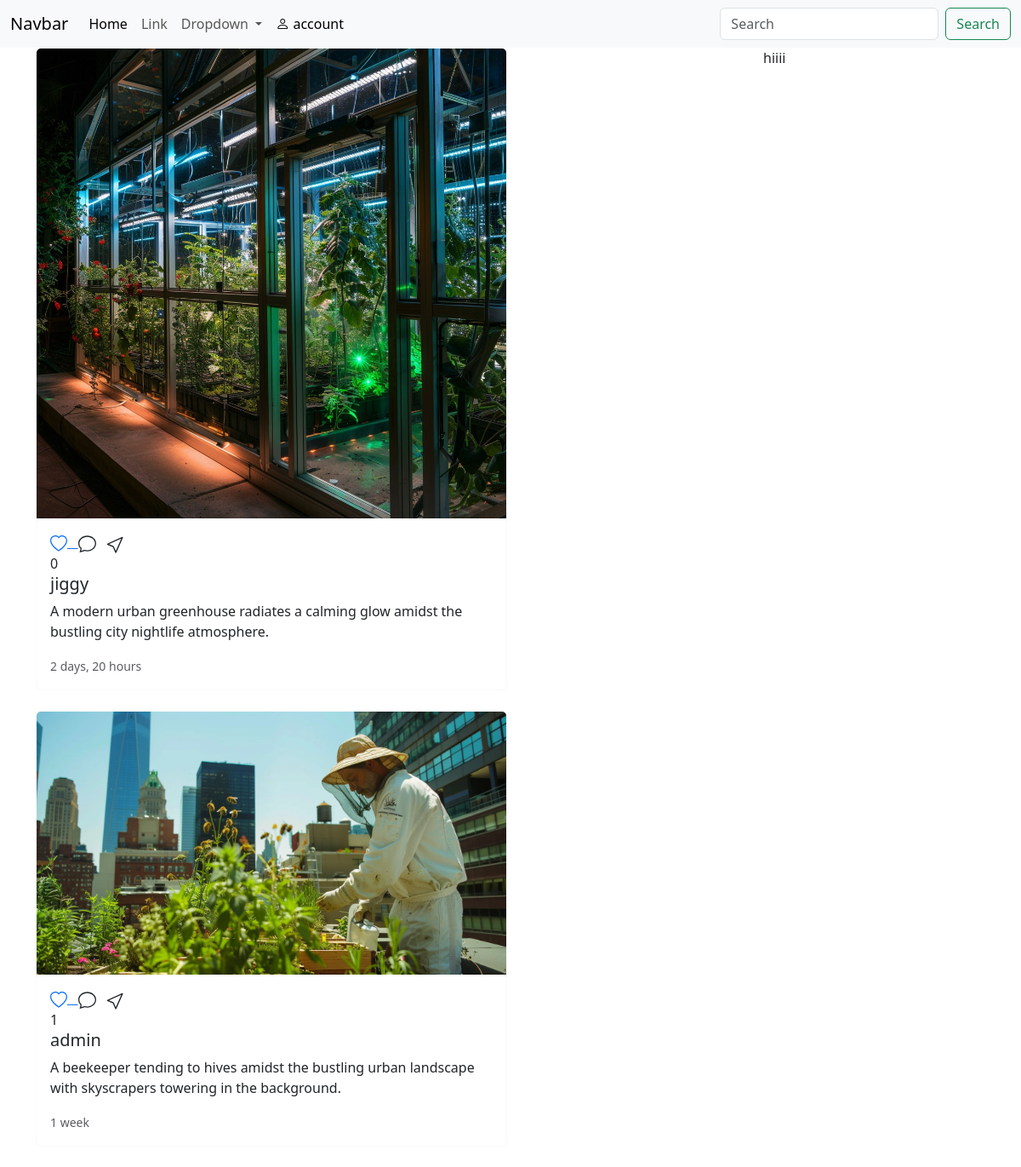
/, run on an earlier commit of the app's database.
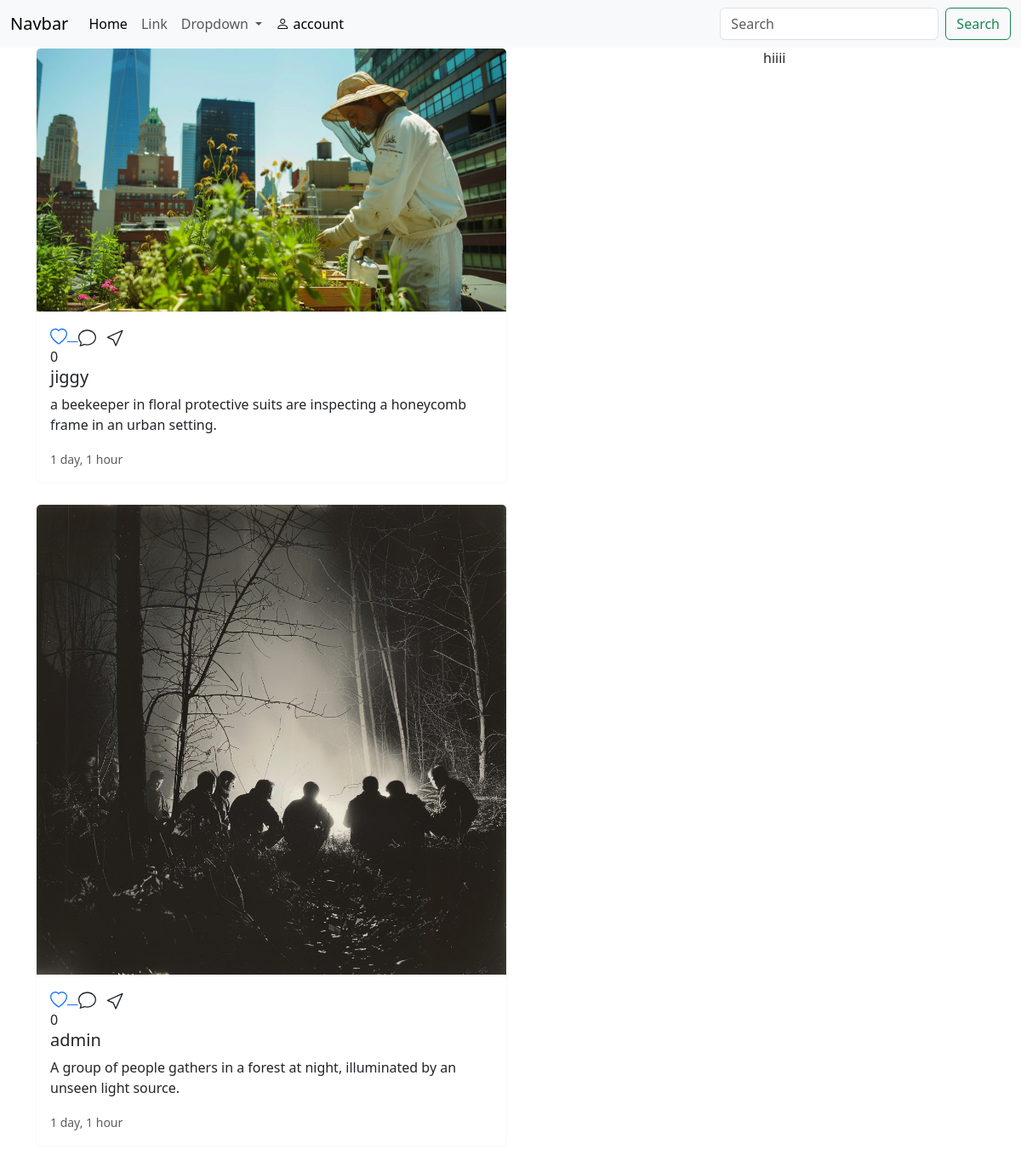
And on a later commit of the database.
### main/models.py (models this page shows, shortened)
class Post(models.Model):
    user = models.ForeignKey(User,on_delete=models.CASCADE)
    image = models.ImageField(upload_to='posts/')
    caption = models.TextField(blank=True)
    create_at = models.DateTimeField(auto_now_add=True)
    likes = models.IntegerField(default=0)

### main/views.py (the view)
# urls.py: 2. Add a URL to urlpatterns:  path('', views.home, name='home')
def home(request):
    posts = Post.objects.all().order_by('-create_at')
    context = {"posts":posts}
    return render(request,'home.html',context)

### templates/home.html (shortened to what this page needs)
{% extends 'partial/main.html' %}
{% load static %}
{% block content %}
<div class="container">
    <div class="row">
        <div class="col-9">
            {% for post in posts%}
            <div class="card col-sm-8 mb-4 card border-light">
                <a href="{% url 'post_detail' post.id %}"><img src="{{post.image.url}}" class="card-img-top" alt="..."></a>
                <div class="card-body">
                    <div class="run">
                        <a href="{% url 'like_detail' post.id %}">
                        </a>
                    </div>
                    {{post.likes}}
                <h5 class="card-title">{{post.user}}</h5>
                <p class="card-text">{{post.caption}}</p>
                <p class="card-text"><small class="text-body-secondary">{{post.create_at|timesince}}</small></p>
                </div>
            </div>
            {% endfor %}
        </div>
        <div class="col-3">
            hiiii
        </div>
    </div>
</div>
{% endblock %}

### templates/partial/main.html (shortened to what this page needs)
{% load static %}
<!DOCTYPE html>
<html lang="en">
<head>
    <link rel="stylesheet" href="{% static 'css/style.css' %}">
    <link rel="stylesheet" href="https://cdn.jsdelivr.net/npm/bootstrap-icons@1.11.3/font/bootstrap-icons.min.css">
    <link href="https://cdn.jsdelivr.net/npm/bootstrap@5.3.3/dist/css/bootstrap.min.css" rel="stylesheet">
</head>
<body class="body">
    {% include 'partial/nav.html' %}
    {% block content %}
    {% endblock %}
</body>
</html>

### templates/partial/nav.html (shortened to what this page needs)
<nav class="navbar navbar-expand-lg bg-body-tertiary">
    <div class="container-fluid">
      <a class="navbar-brand" href="{% url 'home' %}">Navbar</a>
      <div class="collapse navbar-collapse" id="navbarSupportedContent">
        <ul class="navbar-nav me-auto mb-2 mb-lg-0">
          <li class="nav-item">
            <a class="nav-link active" aria-current="page" href="{% url 'home' %}">Home</a>
          </li>
          <li class="nav-item">
            <a class="nav-link" href="#">Link</a>
          </li>
          <li class="nav-item dropdown">
            <a class="nav-link dropdown-toggle" href="#" role="button" data-bs-toggle="dropdown" aria-expanded="false">
              Dropdown
            </a>
          </li>
          <li class="nav-item">
           <a href="#" class="nav-link active" ><i class="bi bi-person"></i> account</a>
          </li>
        </ul>
        <form class="d-flex" role="search">
          <input class="form-control me-2" type="search" placeholder="Search" aria-label="Search">
          <button class="btn btn-outline-success" type="submit">Search</button>
        </form>
      </div>
    </div>
</nav>

What changed in the data, as far as the page shows it:
removed Post: image (picture), likes "0", user "jiggy", caption "A modern urban greenhouse radiates a calming glow amidst the bustling city nightlife atmosphere.", create_at "2 days, 20 hours"
removed Post: image (picture), likes "1", user "admin", caption "A beekeeper tending to hives amidst the bustling urban landscape with skyscrapers towering in the background.", create_at "1 week"
added Post: image (picture), likes "0", user "jiggy", caption "a beekeeper in floral protective suits are inspecting a honeycomb frame in an urban setting.", create_at "1 day, 1 hour"
added Post: image (picture), likes "0", user "admin", caption "A group of people gathers in a forest at night, illuminated by an unseen light source.", create_at "1 day, 1 hour"
